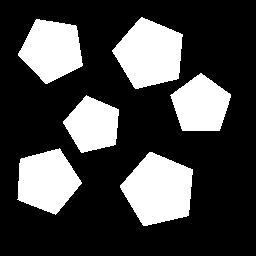
//> input picture ImageRecognition_0529/ImageRecognition_0529_03/Pentagons.png, 256 x 256 px
$ ./main03   (built with g++ and OpenCV 4)
//> lines starting //> are read from the running program, lines starting //| are printed output that depends on the picture; after the words box and inside, x2 and y2 are one past the last pixel; in counts of white or black regions, pixels touching at a corner belong together
#include <iostream>
#include <opencv2\/opencv.hpp>

int main(int argc, const char * argv[]){
	cv::Mat img = cv::imread("Pentagons.png");	//画像ファイルの読み込み
//> img is the input picture: 256 rows x 256 cols, CV_8UC3; 27% white; 6 white regions, box (x1, y1, x2, y2) and area: (120, 152, 193, 226) 3748, (112, 17, 183, 89) 3485, (17, 148, 82, 215) 2939, (18, 19, 83, 84) 2885, (170, 73, 231, 131) 2463, (63, 95, 119, 153) 2207
	if (img.empty())	//ファイルの読み込み失敗
	{
		std::cout << "ファイルの読み込みに失敗しました" << std::endl;
		return -1;
	}
	//輪郭描画用の画像
	cv::Mat ans1 = img;	//全輪郭を赤で描画
	cv::Mat ans2 = img;	//最大を緑、最小を黄色で描画

	//RGB画像をグレースケール化
	cv::cvtColor(img,img,CV_BGR2GRAY);
//> img: 256 rows x 256 cols, CV_8UC1; 27% white; 6 white regions

	//輪郭の座標格納用
	std::vector< std::vector< cv::Point > > contours;
	//輪郭検出
	cv::findContours(img,contours,CV_RETR_EXTERNAL, CV_CHAIN_APPROX_NONE);
//> contours = 6 contours; box (x1, y1, x2, y2) and area: (120, 152, 193, 226) 3644, (112, 17, 183, 89) 3384, (17, 148, 82, 215) 2846, (18, 19, 83, 84) 2794, (170, 73, 231, 131) 2378, (63, 95, 119, 153) 2127

	//最大面積を緑色、最小面積を黄色で描画
	double area[6];	//各領域の面積格納
	for(int i=0;i<6;i++){
		area[i] = cv::contourArea(cv::Mat(contours[i]));
	}
	//最大最小の添え字を取得
	int max=0;		int min =0;
	//作業用配列
	double tmp[6];
	for(int i=0;i<6;i++){
		tmp[i] = area[i];
	}
	//最大領域の添え字
	for(int i=1;i<6;i++){
	    if(tmp[0]<=tmp[i]){
			tmp[0] = tmp[i];
			max = i;
		}
	}

	//作業用配列のリフレッシュ
	for(int i=0;i<6;i++){
		tmp[i] = area[i];
	}
	//最小領域の添え字
	for(int i=1;i<6;i++){
	    if(tmp[0]>=tmp[i]){
			tmp[0] = tmp[i];
			min = i;
		}
	}

	//緑と黄色で輪郭線を描画
	cv::drawContours(ans2,contours,max,cv::Scalar(0,255,0));
	cv::drawContours(ans2,contours,min,cv::Scalar(0,255,255));
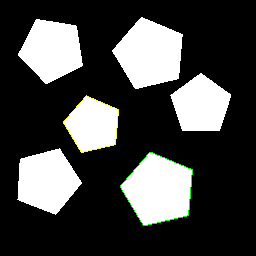
//> ans2: 256 rows x 256 cols, CV_8UC3; mean B, G, R 67.6, 69, 68.2
	if(cv::imwrite("toutput.bmp", ans2) == false){	//保存の成否判定
		std::cout << "ファイルの保存に失敗" << std::endl;
		return -1;
	}

	// 検出された輪郭線を赤で描画
	cv::drawContours(ans1,contours,-1,cv::Scalar(0, 0, 255));
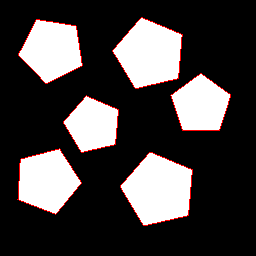
//> ans1: 256 rows x 256 cols, CV_8UC3; 1.67% of pixels changed, all inside (x1, y1, x2, y2) = (17, 17, 231, 226)

	if(cv::imwrite("woutput.bmp", ans1) == false){	//保存の成否判定
		std::cout << "ファイルの保存に失敗" << std::endl;
		return -1;
	}

	//最大最小領域の面積と周囲長
	//周囲長を求める
	double maxperimeter = cv::arcLength(cv::Mat(contours[max]),true);
//> maxperimeter = 241.4
	double minperimeter = cv::arcLength(cv::Mat(contours[min]),true);
//> minperimeter = 185.3
	std::cout << "最大領域：　面積＝" << area[max] << ", 周囲長＝" << maxperimeter << std::endl;
//| 最大領域：　面積＝3643.5, 周囲長＝241.38
	std::cout << "最小領域：　面積＝" << area[min] << ", 周囲長＝" << minperimeter << std::endl;
//| 最小領域：　面積＝2127, 周囲長＝185.338

	cv::waitKey();	//キーが押されるまで待つ
	return 0;
}
